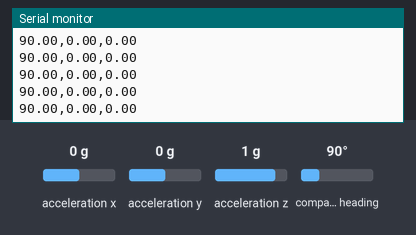
This sketch was run on a simulated Arduino Uno, built with avr-gcc and run on an emulated ATmega328P. Parts: the last lines printed to the serial monitor. Inputs (shaded band) come from the test bench; at power-on: acceleration x 0 g, acceleration y 0 g, acceleration z 1 g, compass heading 90°.

Above: at 2.2 s.
2.3 s: acceleration x set to -1.4 g
At 3.4 s:
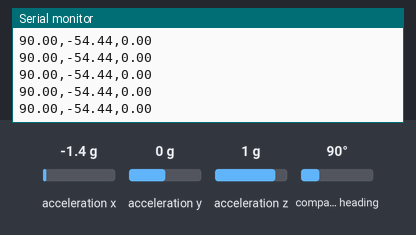
5.3 s: acceleration y set to -1.4 g
At 5.9 s:
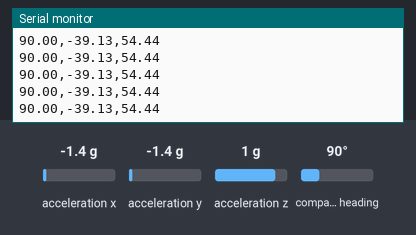
6.8 s: acceleration z set to -1.4 g
At 7.5 s:
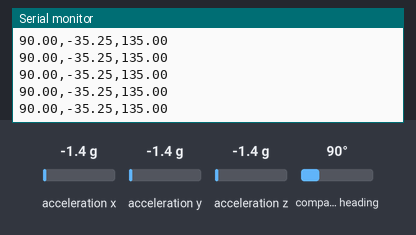
9.8 s: compass heading set to 7°
At 10.6 s:
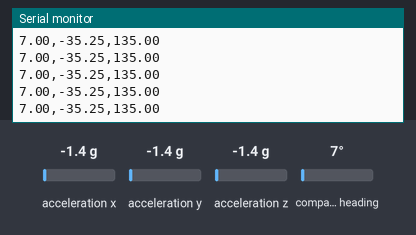
Timing chart, 0 to 12.3 s (numbered marks = the images above; inputs shaded):
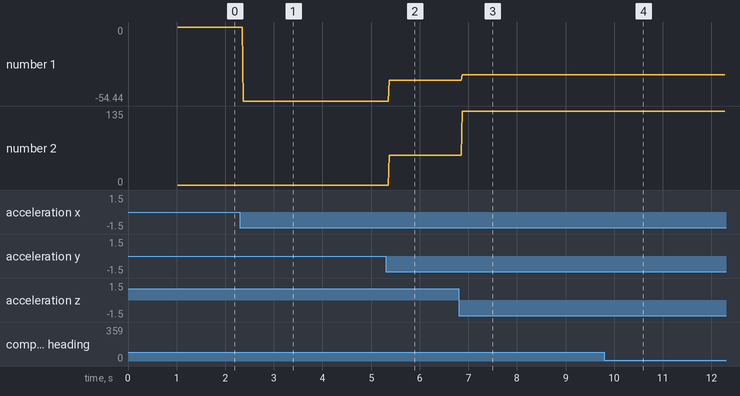

Measured:
- after the input at 2.3 s, the serial monitor: prints a new line after 0.07 s (image 1)
- after the input at 5.3 s, the serial monitor: prints a new line after 0.07 s (image 2)
- after the input at 6.8 s, the serial monitor: prints a new line after 0.07 s (image 3)
- after the input at 9.8 s, the serial monitor: prints a new line after 0.09 s (image 4)
- plotted number 1: 0 → -54.44 after the input at 2.3 s, -54.44 → -39.13 after the input at 5.3 s, -39.13 → -35.25 after the input at 6.8 s
- plotted number 2: 0 → 54.44 after the input at 5.3 s, 54.44 → 135 after the input at 6.8 s

The sketch:

BNO055.ino
```cpp
#include <Wire.h>
#include "BNO055.h"

// BNO055 객체 생성
BNO055 bno055;

void setup() {
    Serial.begin(9600);
    while (!Serial) {
        delay(10); // Serial 준비 대기
    }

    Serial.println("BNO055 데이터 출력 시작!");

    // BNO055 초기화
    if (!bno055.begin()) {
        Serial.println("BNO055 초기화 실패... 확인 필요!");
        while (1);
    }

    delay(1000);

    // 센서 보정 정보 설정
    bno055.setExternalCrystalUse(true);
    Serial.println("BNO055 초기화 완료");
}

void loop() {
    // Euler 각도(Yaw, Pitch, Roll) 읽기
    float yaw, pitch, roll;
    bno055.getEulerAngles(yaw, pitch, roll);

    // Serial 출력
    Serial.print(yaw, 2); // Yaw
    Serial.print(",");
    Serial.print(pitch, 2); // Pitch
    Serial.print(",");
    Serial.println(roll, 2); // Roll

    // 딜레이
}
```

BNO055.cpp
```cpp
#include "BNO055.h"

BNO055::BNO055(uint8_t address) : bno(address), address(address) {}

bool BNO055::begin() {
    return bno.begin();
}

void BNO055::setExternalCrystalUse(bool use) {
    bno.setExtCrystalUse(use);
}

void BNO055::getEulerAngles(float &yaw, float &pitch, float &roll) {
    imu::Vector<3> euler = bno.getVector(Adafruit_BNO055::VECTOR_EULER);
    yaw = euler.x();
    pitch = euler.y();
    roll = euler.z();
}
```

BNO055.h
```cpp
#ifndef BNO055_H
#define BNO055_H

#include <Wire.h>
#include <Adafruit_Sensor.h>
#include <Adafruit_BNO055.h>

class BNO055 {
public:
    BNO055(uint8_t address = 55); // 기본 I2C 주소는 55
    bool begin();
    void setExternalCrystalUse(bool use);
    void getEulerAngles(float &yaw, float &pitch, float &roll);

private:
    Adafruit_BNO055 bno;
    uint8_t address;
};

#endif
```
